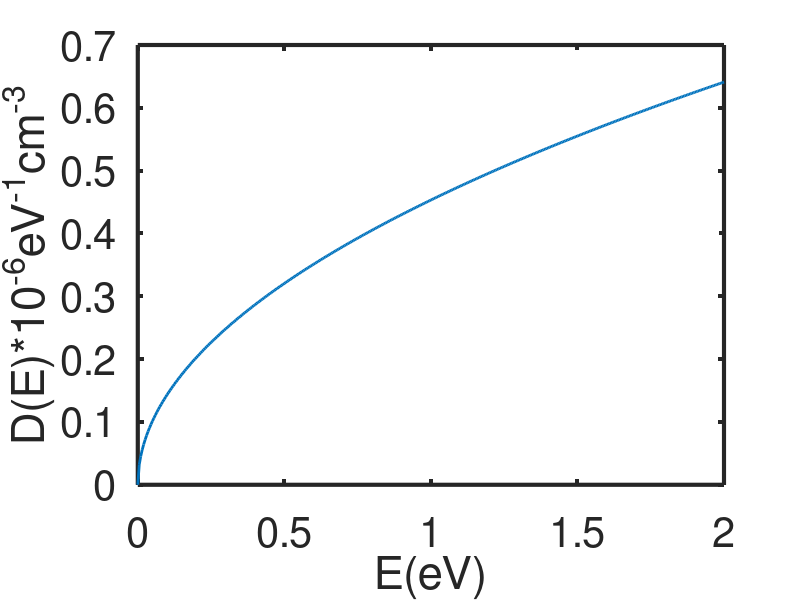

The MATLAB source for this figure:
clc;clear;close all;
%Constants
m = 9.31*10^-31;%kg
h = 4.13*10^-15;%eV.s
hbar= h/(2*pi)

E = 0:0.005:2;%eV

D = (1/(2*pi^2))*(2*m/hbar^2)^(1.5)*(E.^0.5);

set(0,'DefaultAxesFontSize',30,'DefaultAxesFontWeight','normal','DefaultAxesLineWidth',3);
figure(1);
plot(E,D,'LineWidth',2)
xlim([0 2]);
%After converting to required units
xlabel('E(eV)'); 
ylabel('D(E)*10^{-6}eV^{-1}cm^{-3}');



